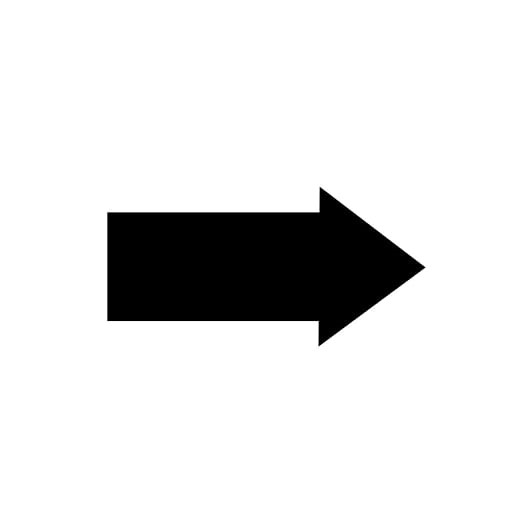
#> input picture Arrow.jpeg, 531 x 530 px, given in place of the camera
$ python ArrowInsideWhiteBox.py
#> lines starting #> are read from the running program, lines starting #| are printed output that depends on the picture; after the words box and inside, x2 and y2 are one past the last pixel; in counts of white or black regions, pixels touching at a corner belong together
#> further down, img is the input picture: shape (530, 531, 3); min 0, max 255, mean 226.5
### utils.py
import cv2, numpy as np,math

def getContours(img,cThr=[100,100],showCanny=False,minArea=1000,filter=0,draw =False):
#> called with showCanny = False, minArea = 1000, filter = 4, draw = False
    imgGray = cv2.cvtColor(img,cv2.COLOR_BGR2GRAY)
    imgBlur = cv2.GaussianBlur(imgGray,(3,3),1)
    imgCanny = cv2.Canny(imgBlur,cThr[0],cThr[1])
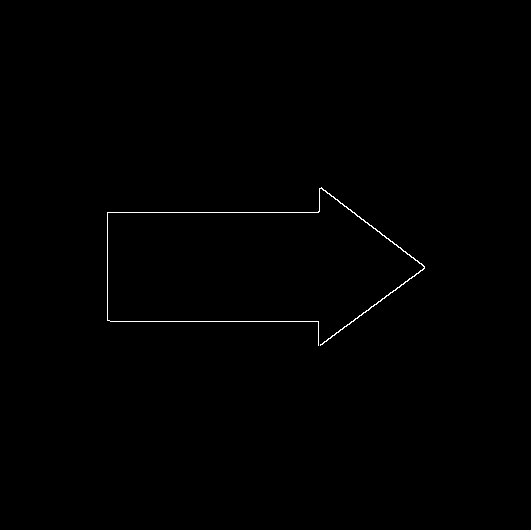
#> imgCanny: shape (530, 531); 0.34% white in thin lines or dots, all inside (x1, y1, x2, y2) = (107, 187, 425, 346)
    kernel = np.ones((3,3))
    imgDial = cv2.dilate(imgCanny,kernel,iterations=1)
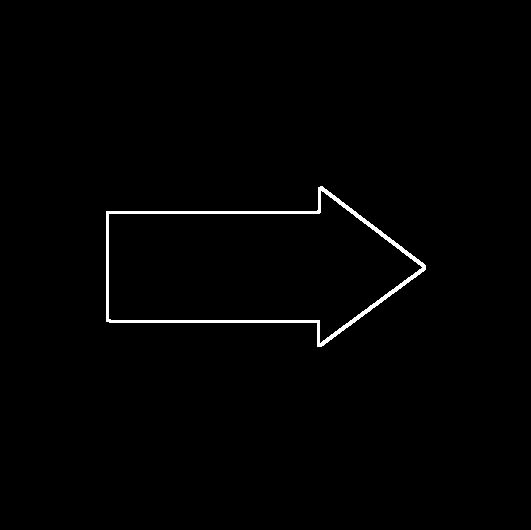
#> imgDial: shape (530, 531); 1% white; 1 white region, box (x1, y1, x2, y2) and area: (106, 186, 426, 347) 2844
    imgThre = cv2.erode(imgDial,kernel,iterations=1)
    if showCanny:cv2.imshow('Canny',imgThre)

    contours,hiearchy = cv2.findContours(imgThre,cv2.RETR_EXTERNAL,cv2.CHAIN_APPROX_SIMPLE)
#> contours = 1 contour; box (x1, y1, x2, y2) and area: (107, 187, 425, 346) 31650; hiearchy = [[-1, -1, -1, -1]]
    finalCountours = []
    for i in contours:
        area = cv2.contourArea(i)
        if area > minArea:
            peri = cv2.arcLength(i,True)
            approx = cv2.approxPolyDP(i,0.02*peri,True)
            bbox = cv2.boundingRect(approx)
            if filter > 0:
                if len(approx) == filter:
                    finalCountours.append([len(approx),area,approx,bbox,i])
            else:
                finalCountours.append([len(approx),area,approx,bbox,i])
#> this loop made 1 pass
#> (area, peri, bbox) on pass 1: (31649.5, 855.7, (107, 187, 318, 159))
#> after the loop, finalCountours = []
    finalCountours = sorted(finalCountours,key = lambda x:x[1] ,reverse= True)

    if draw:
        for con in finalCountours:
            cv2.drawContours(img,con[4],-1,(0,0,255),3)
    return img, finalCountours,imgThre


# [21 lines left out: functions reorder, warpImg, not called in this run]

def getAngle(a, b, c):
    ang = math.degrees(math.atan2(c[1]-b[1], c[0]-b[0]) - math.atan2(a[1]-b[1], a[0]-b[0]))
    return ang + 360 if ang < 0 else ang

### ArrowInsideWhiteBox.py
import numpy as np
import cv2,math
from matplotlib import pyplot as plt
import utils


cap=cv2.VideoCapture(0)

while True:
    success, img=cap.read()

    imgcont,conts,_=utils.getContours(img,cThr=[150,175],showCanny=False,filter=4,draw=False) #Selecting the White box
#> conts = []

    if len(conts) != 0:
        biggest = conts[0][2]
        imgWarp = utils.warpImg(img, biggest,350,350) #warping the Image to Region of Interest

        imgCont2,cont2,imgThre=utils.getContours(imgWarp,cThr=[50,50],showCanny=False,filter=7,draw=False)   #Finding the Countours of Arrow


        if len(cont2) != 0:

            tip=tuple(cont2[0][2][0][0])
            #tip2=tuple(cont2[0][2][3][0])
            M = cv2.moments(cont2[0][2])
            cX = int(M["m10"] / M["m00"])    #Finding the centroid of the arrow
            cY = int(M["m01"] / M["m00"])
            cv2.circle(imgCont2, (cX, cY), 7, (255, 255, 255), -1)
            cv2.putText(imgCont2, "center", (cX - 20, cY - 20),cv2.FONT_HERSHEY_SIMPLEX, 0.5, (255, 255, 255), 2)
            cv2.circle(imgCont2,tip, 7, (255,0,0), -1)
            cv2.circle(imgCont2,(300,cY), 7, (255,0,0), -1)
            for obj in cont2:
                cv2.polylines(imgCont2,[obj[2]],True,(0,255,0),2)
                cv2.imshow('Region of Interest',imgCont2)           #Smoothening the Contours of the arrow


            angle=int(utils.getAngle(tip,(cX,cY),(300,cY)))
            #print(angle)


            if 315<=angle<=359 or 0<=angle<45:
                print("Right")
                cv2.putText(img, "RIGHT", (40,40),cv2.FONT_HERSHEY_SIMPLEX, 1, (0,255,0), 3)
            elif 85<angle<95:
                print('UP')
                cv2.putText(img, "UP", (40,40),cv2.FONT_HERSHEY_SIMPLEX, 1, (0,255,0), 3)
            elif 135<angle<225:
                print('Left')
                cv2.putText(img, "LEFT", (40,40),cv2.FONT_HERSHEY_SIMPLEX, 1, (0,255,0), 3)
            else:
                print('Down')
                cv2.putText(img, "DOWN", (40,40),cv2.FONT_HERSHEY_SIMPLEX, 1, (0,255,0), 3)

    cv2.imshow("Video",img)

    k=cv2.waitKey(1)
#> (key Esc is pressed here)
    if k==27:
        break
